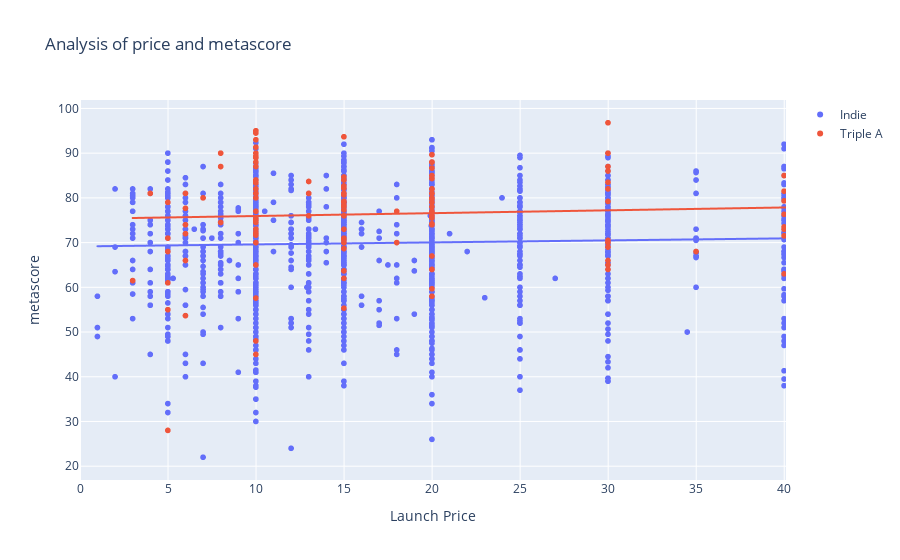

Notebook code cell kept with this figure:
### Markdown cell above
### Metascore

### Code cell
df1 = pd.read_csv("DATASETS/result.csv")[["metascore", "name"]]
df2 = pd.read_csv("DATASETS/steam_reviews_revenue.csv")[["name", "Launch Price", "is_aaa"]]

df = pd.merge(df1, df2, how="inner", on="name")
df = df.groupby(df["name"]).aggregate({"name":"first", "Launch Price":"mean", "metascore":"mean", "is_aaa":"first"})

df["is_aaa"] = df["is_aaa"].replace({0:"Indie", 1:"Triple A"})

fig = px.scatter(df, x='Launch Price', y='metascore', trendline='ols', title='Analysis of price and metascore', color="is_aaa", labels={'is_aaa':''})
fig.update_layout(xaxis=dict(range=[0, 40.1]))
fig.update_traces(selector=dict(type='trendline'), name='Trendline')
fig.show()

### Figure 1 — Plotly figure (JSON) as saved in the notebook; plotly's stock layout.template omitted (floating-point values rounded to 4 significant figures; data arrays with more than 128 entries replaced by an {"elided": "..."} marker saying what was removed)
{"data": [{"hovertemplate": "=Indie<br>Launch Price=%{x}<br>metascore=%{y}<extra></extra>", "legendgroup": "Indie", "marker": {"color": "#636efa", "symbol": "circle"}, "mode": "markers", "name": "Indie", "showlegend": true, "type": "scattergl", "x": {"elided": "1890 float values"}, "xaxis": "x", "y": {"elided": "1890 float values"}, "yaxis": "y"}, {"hovertemplate": "<b>OLS trendline</b><br>metascore = 0.0449163 * Launch Price + 69.144<br>R<sup>2</sup>=0.002206<br><br>=Indie<br>Launch Price=%{x}<br>metascore=%{y} <b>(trend)</b><extra></extra>", "legendgroup": "Indie", "marker": {"color": "#636efa", "symbol": "circle"}, "mode": "lines", "name": "Indie", "showlegend": false, "type": "scattergl", "x": {"elided": "1890 float values"}, "xaxis": "x", "y": {"elided": "1890 float values"}, "yaxis": "y"}, {"hovertemplate": "=Triple A<br>Launch Price=%{x}<br>metascore=%{y}<extra></extra>", "legendgroup": "Triple A", "marker": {"color": "#EF553B", "symbol": "circle"}, "mode": "markers", "name": "Triple A", "showlegend": true, "type": "scattergl", "x": {"elided": "147 float values"}, "xaxis": "x", "y": {"elided": "147 float values"}, "yaxis": "y"}, {"hovertemplate": "<b>OLS trendline</b><br>metascore = 0.0636011 * Launch Price + 75.308<br>R<sup>2</sup>=0.007651<br><br>=Triple A<br>Launch Price=%{x}<br>metascore=%{y} <b>(trend)</b><extra></extra>", "legendgroup": "Triple A", "marker": {"color": "#EF553B", "symbol": "circle"}, "mode": "lines", "name": "Triple A", "showlegend": false, "type": "scattergl", "x": {"elided": "147 float values"}, "xaxis": "x", "y": {"elided": "147 float values"}, "yaxis": "y"}], "layout": {"legend": {"title": {"text": ""}, "tracegroupgap": 0}, "title": {"text": "Analysis of price and metascore"}, "xaxis": {"anchor": "y", "domain": [0, 1], "range": [0, 40.1], "title": {"text": "Launch Price"}}, "yaxis": {"anchor": "x", "domain": [0, 1], "title": {"text": "metascore"}}}}
